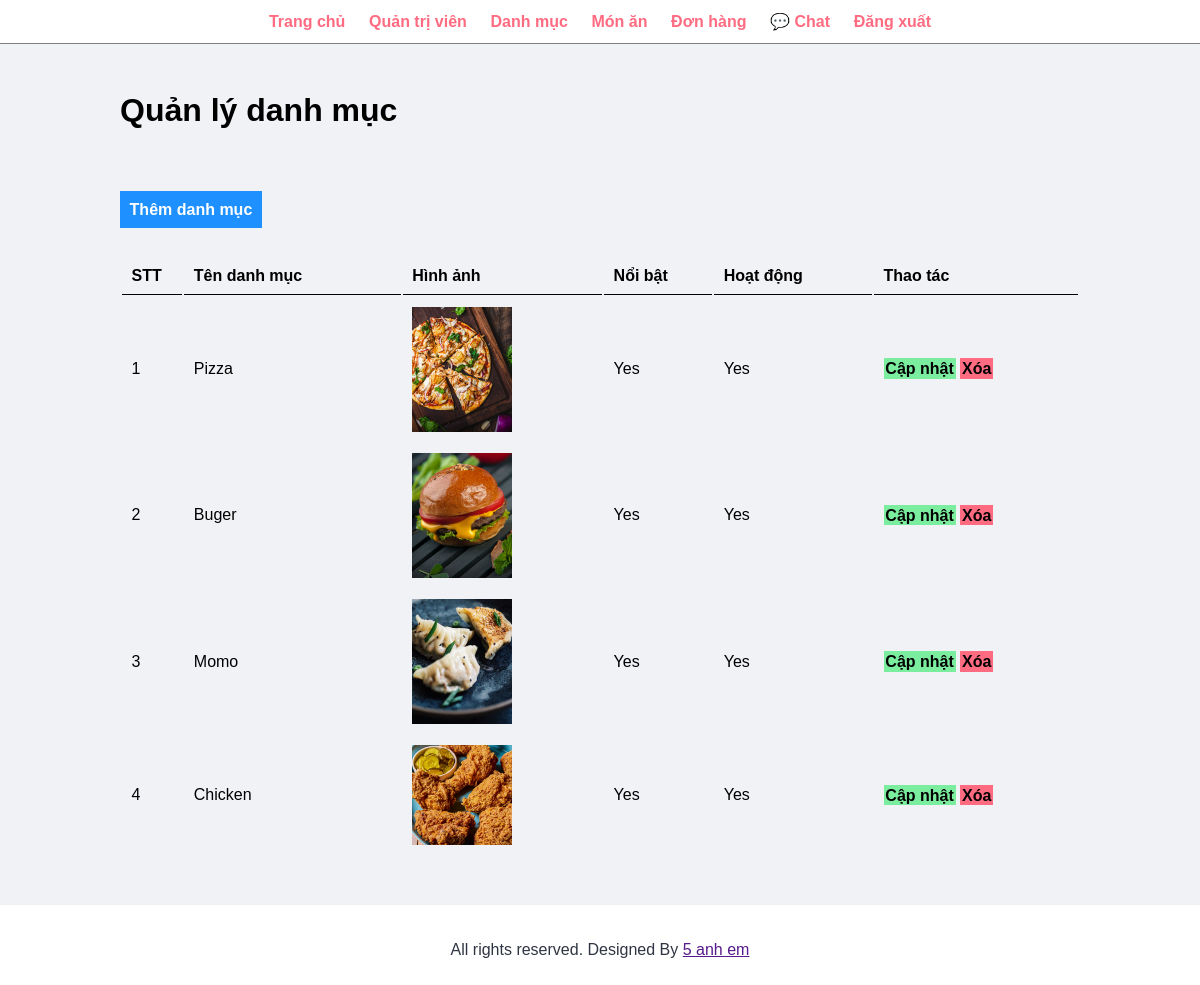
The app's page /admin/manage-category.php (signed in) with its own data.
### tables this page shows
CREATE TABLE `tbl_category` (
  `id` int(10) UNSIGNED NOT NULL,
  `title` varchar(100) NOT NULL,
  `featured` varchar(10) NOT NULL,
  `active` varchar(10) NOT NULL,
  `image_name` varchar(255) NOT NULL
);

### admin/manage-category.php (the view)
<?php include('partials/menu.php'); ?>
<div class = "main-content">
     <div class = "wrapper">
        <h1>Quản lý danh mục</h1>
        <br /><br />
        <br><br>
               <a href = "<?php echo SITEURL; ?>admin/add-category.php" class = "btn-primary">Thêm danh mục</a>
               <br /><br /><br />
               <table class="tbl-full">
                <tr>
                    <th>STT</th>
                    <th>Tên danh mục</th>
                    <th>Hình ảnh</th>
                    <th>Nổi bật</th>
                    <th>Hoạt động</th>
                    <th>Thao tác</th>
                </tr>
                <?php
                    $sql = "SELECT * FROM tbl_category";
                    $res = mysqli_query($conn, $sql);
                    $count = mysqli_num_rows($res);
                    $sn = 1;
                    if($count>0){
                        while($row=mysqli_fetch_assoc($res)){
                            $id = $row['id'];
                            $title = $row['title'];
                            $image_name = $row['image_name'];
                            $featured = $row['featured'];
                            $active = $row['active'];
                            ?>
                            <tr>
                               <td><?php echo $sn++; ?></td>
                               <td><?php echo $title; ?></td>
                               <td>
                                   <?php
                                       if($image_name!=""){
                                        ?>
                                        <img src = "<?php echo SITEURL; ?>image/category/<?php echo $image_name; ?>" width="100px">
                                        <?php
                                       }
                                       else{
                                        echo "<div class='error'>Chưa có hình ảnh</div>";
                                       }
                                   ?>
                                </td>
                               <td><?php echo $featured; ?></td>
                               <td><?php echo $active; ?></td>
                               <td>
                                   <a href = "<?php echo SITEURL; ?>admin/update-category.php?id=<?php echo $id ?>" class = "btn-secondary">Cập nhật</a>
                                   <a href = "<?php echo SITEURL; ?>admin/delete-category.php?id=<?php echo $id ?>&image_name=<?php echo $image_name; ?>" class = "btn-danger">Xóa</a>
                               </td>
                            </tr>
                            <?php
                        }
                    }
                    else{
                        ?>
                        <tr>
                            <td colspan="6"><div class="error">No Category Added.</div></td>
                        </tr>
                        <?php
                    }
                ?>
               </table>
    </div>
</div>
<?php include('partials/footer.php') ?>

### admin/partials/menu.php (shortened to what this page needs)
<html>
    <head>
        <link rel="stylesheet" href="../css/admin.css">
    </head>
    <body>
         <div class="menu text-center">
            <div class="wrapper">
               <ul>
                <li><a href="index.php">Trang chủ</a></li>
                <li><a href="manage-admin.php">Quản trị viên</a></li>
                <li><a href="manage-category.php">Danh mục</a></li>
                <li><a href="manage-food.php">Món ăn</a></li>
                <li><a href = "manage-order.php">Đơn hàng</a></li>
                <li>
                    <a href="manage-chat.php" id="chatLinkAdmin" style="position: relative;">
                        💬 Chat
                    </a>
                </li>
                <li><a href="#" onclick="confirmLogout('logout.php'); return false;">Đăng xuất</a></li>
               </ul>
            </div>
         </div>

### admin/partials/footer.php (shortened to what this page needs)
<div class="footer">
            <div class="wrapper">
            <p class="text-center">All rights reserved. Designed By <a href="">5 anh em</a></p>
            </div>
         </div>
    </body>
</html>

### css/admin.css (style rules this page uses)
* { margin: 0; padding: 0; font-family: Arial, Helvetica, sans-serif; }
.wrapper { padding: 1%; width: 80%; margin: 0 auto; }
.text-center { text-align: center; }
.tbl-full { width: 100%; }
table tr th { border-bottom: 1px solid black; padding: 1%; text-align: left; }
table tr td { padding: 1%; }
.btn-primary { background-color: #1e90ff; padding: 1%; color: white; text-decoration: none; font-weight: bold; }
.btn-secondary { background-color: #7bed9f; padding: 1%; color: black; text-decoration: none; font-weight: bold; }
.btn-danger { background-color: #ff6b81; padding: 1%; color: black; text-decoration: none; font-weight: bold; }
.menu { border-bottom: 1px solid gray; }
.menu ul { list-style-type: none; }
.menu ul li { display: inline; padding: 1%; }
.menu ul li a { text-decoration: none; font-weight: bold; color: #ff6b81; }
.main-content { background-color: #f1f2f6; padding: 3% 0; }
.footer { background-color: transparent; color: #2f3542; padding: 2% 0; }

### admin/partials/menu.php (style rules this page uses)
#chatLinkAdmin { position: relative; display: inline-block; }

### records on screen
tbl_category: title "Pizza", image_name (picture), featured "Yes", active "Yes"
tbl_category: title "Buger", image_name (picture), featured "Yes", active "Yes"
tbl_category: title "Momo", image_name (picture), featured "Yes", active "Yes"
tbl_category: title "Chicken", image_name (picture), featured "Yes", active "Yes"
